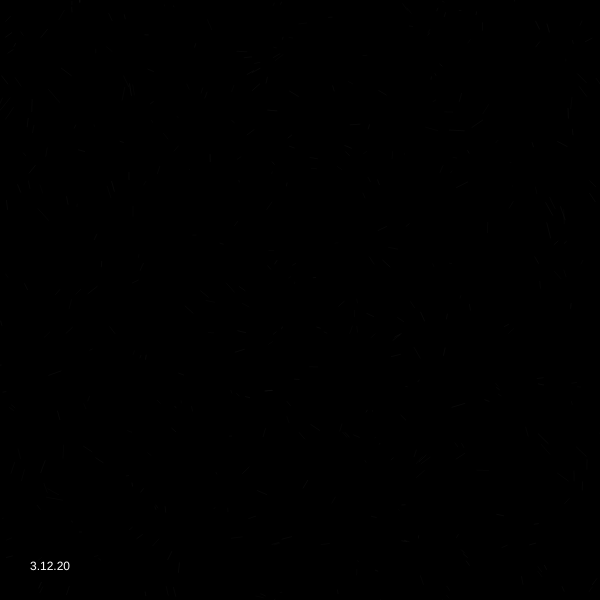
Frame 1 (no input)
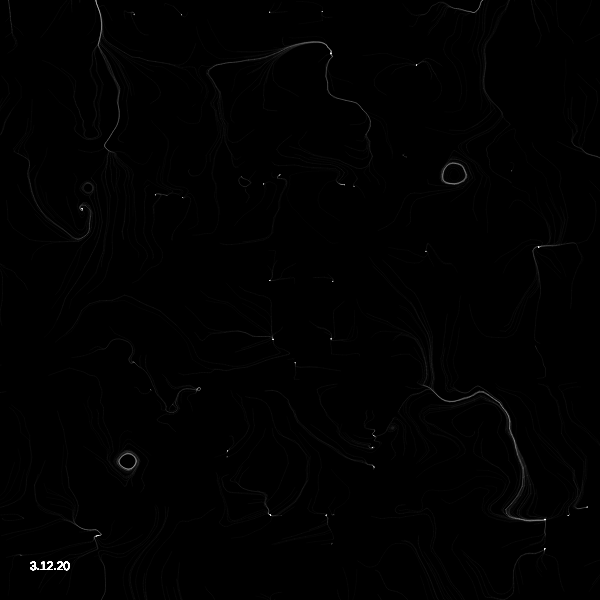
Frame 60 (no input)
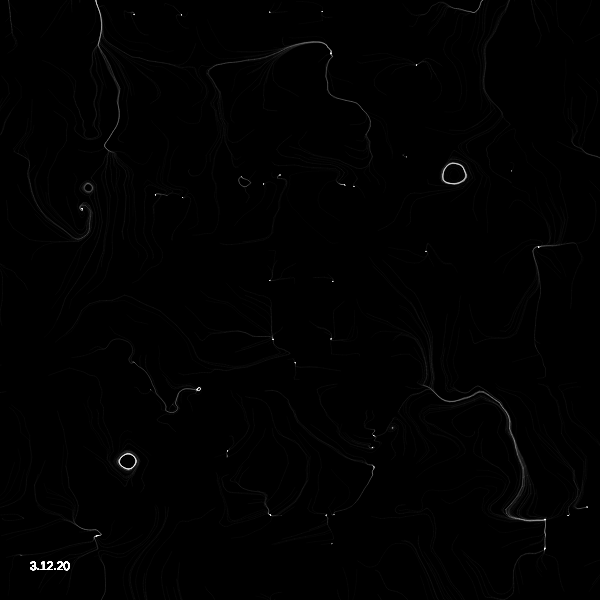
Frame 120 (the mouse pressed at the canvas centre since frame 60)

The p5.js sketch that drew these frames (run headless with seeded random() and noise() and a simulated clock; from frame 60 on, the mouse is pressed at the canvas centre):

// p5.js sketch
// ── sketch.js
//Rift off a sketch I saw online

var nmobiles=400;
var mobiles=[];
var noisescale;
var a1, a2, a3, a4, a5, amax;

function setup() {
  createCanvas(600, 600);
  background(0);
  noFill(); 
  strokeWeight(.1);
  reset();
}
function reset() {
  noisescale=random(.01, .1);
  noiseDetail(4)
  amax=4;
  a1=random(1, amax);
  a2=random(1, amax);
  a3=random(1, amax);
  a4=random(1, amax);
  a5=20;
  for (var i = 0; i < nmobiles; i++) {
    mobiles[i] = new Mobile(i);
  }
}
function draw() {
    //noiseSeed(millis()*.00004);
  for (var i = 0; i < nmobiles; i++) {
    mobiles[i].run();
  }
  fill(255);
  text("3.12.20", 30, height-30);
}


function Mobile(index) {
  this.index=index;
  this.velocity=createVector(0, 0, 0);
  this.acceleration=createVector(0, 0, 0);
  this.position0=createVector(random(0, width), random(0, height), random(0, sin(height)));
  this.position=this.position0.copy();
  this.trans=random(50, 100);
//  this.hu=(noise(a1*sin(PI*this.position.x/width), a1*cos(PI*this.position.y/height))*720)%360;//random(360);
    this.hu=(noise(a1*cos(PI*this.position.x/width), a1*tan(PI*this.position.y/height))*720)%random(360);
  this.sat=noise(a2*sin(PI*this.position.x/width), a2*sin(PI*this.position.y/height))*255;
  this.bri=noise(a3*cos(PI*this.position.x/width), a3*cos(PI*this.position.y/height))*255;
}

Mobile.prototype.run = function() {
  this.update();
  this.display();
};

// Method to update position
Mobile.prototype.update = function() {
  this.velocity=createVector( 1-2*noise(a4+a2*sin(TAU*this.position.x/width), 
                                                                                a4+a2*cos(TAU*this.position.y/height)), 
                                                          1-2*noise(a2+a3*cos(TAU*this.position.x/width), 
                                                                              a4+a3*sin(TAU*this.position.y/height)));
    
  this.velocity.mult(a5);
    //100*fbm(this.position);
  this.velocity.rotate(sin(100)*noise(a4+a3*sin(TAU*this.position.x/width)));
  this.position0=this.position.copy();
  this.position.add(this.velocity);
};

// Method to display
Mobile.prototype.display = function() {
 stroke(255,this.trans);    
    line(this.position0.x, this.position0.y, this.position.x, this.position.y);
    
    
  if (this.position.x>width || this.position.x<0||this.position.y>height||this.position.y<0) {
    this.position0=createVector(random(0, width), random(0, height),random(0, height*width));
    this.position=this.position0.copy();
  }
};
